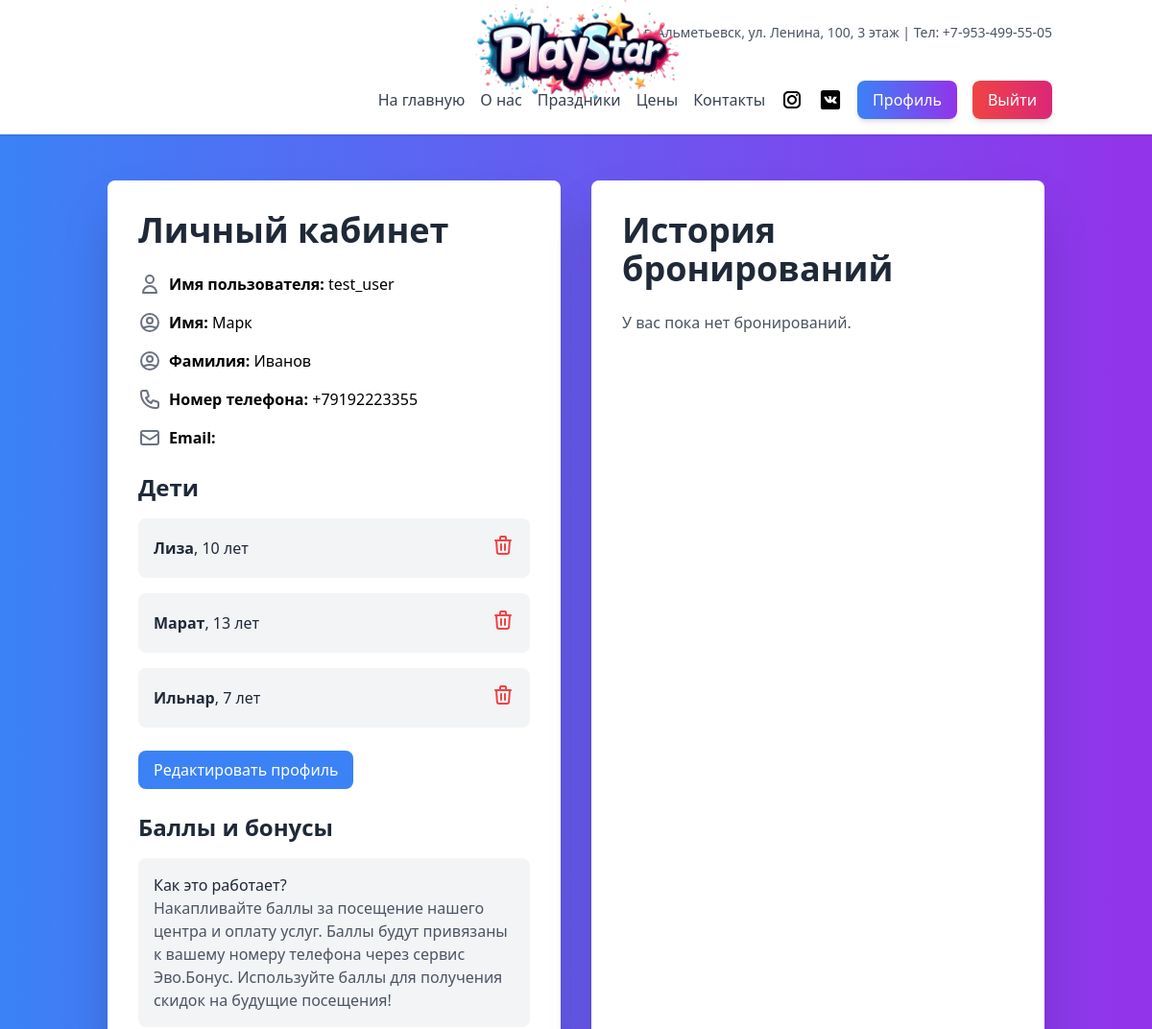
Page /accounts/profile/ (signed in, upper part) on the earlier database version.
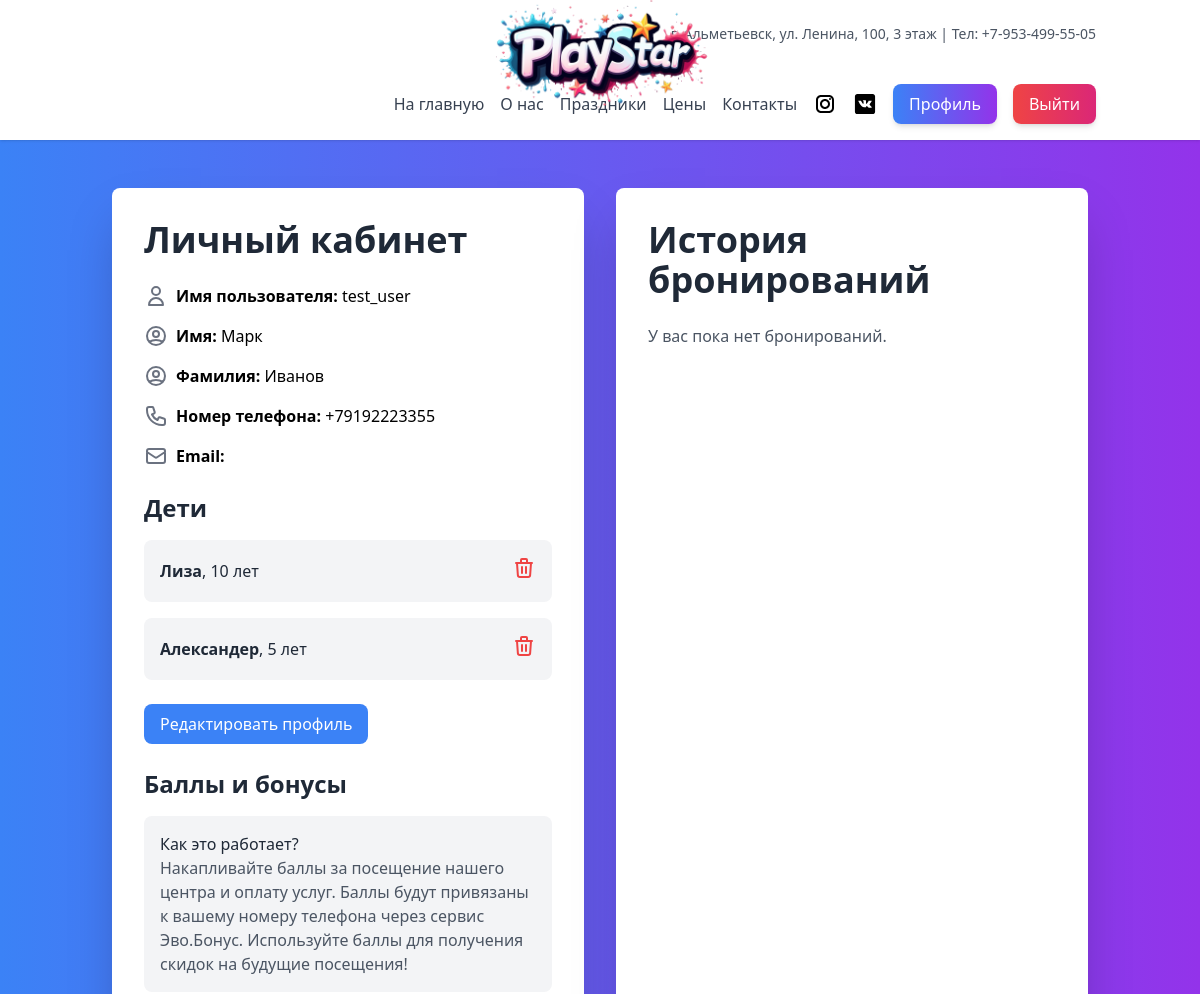
Same page on the later database version.
### main/models.py (models this page shows, shortened)
class Child(models.Model):
    profile = models.ForeignKey(Profile, on_delete=models.CASCADE, related_name='children')
    name = models.CharField(max_length=100, verbose_name="Имя ребенка")
    age = models.PositiveIntegerField(verbose_name="Возраст ребенка")
    birthdate = models.DateField(verbose_name="Дата рождения", blank=True, null=True)  # Добавлено поле birthdate
    gender = models.CharField(max_length=10, choices=[('M', 'Male'), ('F', 'Female')], verbose_name="Пол", blank=True, null=True)  # Добавлено поле gender

### accounts/views.py (the view)
# urls.py: path('profile/', profile, name='profile'),
@login_required
def profile(request):
    user = request.user
    if not hasattr(user, 'profile'):
        Profile.objects.create(user=user)
    bookings = Booking.objects.filter(user=user).order_by('-booking_date')[:5]
    context = {
        'user': user,
        'bookings': bookings,  # Добавляем бронирования в контекст
    }
    return render(request, 'accounts/profile.html', context)

### accounts/templates/accounts/profile.html (shortened to what the changed rows need)
{% extends 'base.html' %}
{% block content %}
<div class="flex space-x-8 max-w-6xl mx-auto">
    <div class="w-1/2 bg-white p-8 rounded-lg shadow-2xl">
        <h2 class="text-4xl font-bold text-gray-800 mb-6">Личный кабинет</h2>
        <div class="mt-6">
            {% if user.profile.children.all %}
                <ul class="space-y-4">
                    {% for child in user.profile.children.all %}
                        <li class="flex justify-between items-center bg-gray-100 p-4 rounded-lg">
                            <div>
                                <p class="text-gray-800"><strong>{{ child.name }}</strong>, {{ child.age }} лет</p>
                            </div>
                            <form action="{% url 'delete_child' child.id %}" method="post" class="inline">
                                <button type="submit" class="text-red-500 hover:text-red-700">
                                    <svg xmlns="http://www.w3.org/2000/svg" class="h-6 w-6" fill="none" viewBox="0 0 24 24" stroke="currentColor">
                                        <path stroke-linecap="round" stroke-linejoin="round" stroke-width="2" d="M19 7l-.867 12.142A2 2 0 0116.138 21H7.862a2 2 0 01-1.995-1.858L5 7m5 4v6m4-6v6m1-10V4a1 1 0 00-1-1h-4a1 1 0 00-1 1v3M4 7h16" />
                                    </svg>
                                </button>
                            </form>
                        </li>
                    {% endfor %}
                </ul>
            {% else %}
                <p class="text-gray-600">Дети не добавлены.</p>
            {% endif %}
        </div>
    </div>
    <div class="w-1/2 bg-white p-8 rounded-lg shadow-2xl">
        <h2 class="text-4xl font-bold text-gray-800 mb-6">История бронирований</h2>
    </div>
</div>
{% endblock %}

Differences in the rows shown:
removed Child: name "Марат", age "13"
removed Child: name "Ильнар", age "7"
added Child: name "Александер", age "5"
